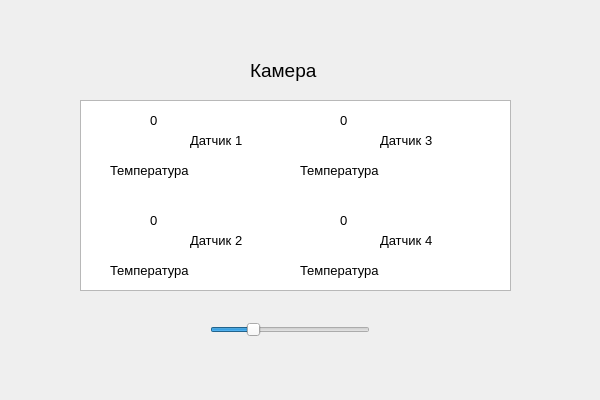
<?xml version="1.0" encoding="UTF-8"?>
<ui version="4.0">
 <class>MainWindow</class>
 <widget class="QMainWindow" name="MainWindow">
  <property name="geometry">
   <rect>
    <x>0</x>
    <y>0</y>
    <width>600</width>
    <height>400</height>
   </rect>
  </property>
  <property name="minimumSize">
   <size>
    <width>600</width>
    <height>400</height>
   </size>
  </property>
  <property name="maximumSize">
   <size>
    <width>600</width>
    <height>400</height>
   </size>
  </property>
  <property name="windowTitle">
   <string>ВК-150</string>
  </property>
  <widget class="QWidget" name="centralwidget">
   <widget class="QGraphicsView" name="graphicsView">
    <property name="geometry">
     <rect>
      <x>80</x>
      <y>100</y>
      <width>431</width>
      <height>191</height>
     </rect>
    </property>
    <property name="font">
     <font>
      <pointsize>10</pointsize>
     </font>
    </property>
    <property name="styleSheet">
     <string notr="true">border-image: url(:/newPrefix/Oval.png);</string>
    </property>
   </widget>
   <widget class="QLabel" name="label">
    <property name="geometry">
     <rect>
      <x>250</x>
      <y>50</y>
      <width>111</width>
      <height>41</height>
     </rect>
    </property>
    <property name="font">
     <font>
      <pointsize>14</pointsize>
     </font>
    </property>
    <property name="text">
     <string>Камера</string>
    </property>
   </widget>
   <widget class="QSlider" name="horizontalSlider">
    <property name="geometry">
     <rect>
      <x>210</x>
      <y>320</y>
      <width>160</width>
      <height>19</height>
     </rect>
    </property>
    <property name="minimum">
     <number>-50</number>
    </property>
    <property name="maximum">
     <number>150</number>
    </property>
    <property name="orientation">
     <enum>Qt::Horizontal</enum>
    </property>
   </widget>
   <widget class="QLabel" name="label_3">
    <property name="geometry">
     <rect>
      <x>190</x>
      <y>130</y>
      <width>80</width>
      <height>21</height>
     </rect>
    </property>
    <property name="font">
     <font>
      <pointsize>10</pointsize>
     </font>
    </property>
    <property name="text">
     <string>Датчик 1</string>
    </property>
   </widget>
   <widget class="QLabel" name="label_4">
    <property name="geometry">
     <rect>
      <x>190</x>
      <y>230</y>
      <width>80</width>
      <height>21</height>
     </rect>
    </property>
    <property name="font">
     <font>
      <pointsize>10</pointsize>
     </font>
    </property>
    <property name="text">
     <string>Датчик 2</string>
    </property>
   </widget>
   <widget class="QLabel" name="label_5">
    <property name="geometry">
     <rect>
      <x>380</x>
      <y>130</y>
      <width>80</width>
      <height>21</height>
     </rect>
    </property>
    <property name="font">
     <font>
      <pointsize>10</pointsize>
     </font>
    </property>
    <property name="text">
     <string>Датчик 3</string>
    </property>
   </widget>
   <widget class="QLabel" name="label_6">
    <property name="geometry">
     <rect>
      <x>380</x>
      <y>230</y>
      <width>80</width>
      <height>21</height>
     </rect>
    </property>
    <property name="font">
     <font>
      <pointsize>10</pointsize>
     </font>
    </property>
    <property name="text">
     <string>Датчик 4</string>
    </property>
   </widget>
   <widget class="QLabel" name="label_7">
    <property name="geometry">
     <rect>
      <x>340</x>
      <y>110</y>
      <width>61</width>
      <height>21</height>
     </rect>
    </property>
    <property name="font">
     <font>
      <pointsize>10</pointsize>
     </font>
    </property>
    <property name="text">
     <string>0</string>
    </property>
   </widget>
   <widget class="QLabel" name="label_8">
    <property name="geometry">
     <rect>
      <x>150</x>
      <y>110</y>
      <width>61</width>
      <height>21</height>
     </rect>
    </property>
    <property name="font">
     <font>
      <pointsize>10</pointsize>
     </font>
    </property>
    <property name="text">
     <string>0</string>
    </property>
   </widget>
   <widget class="QLabel" name="label_9">
    <property name="geometry">
     <rect>
      <x>340</x>
      <y>210</y>
      <width>61</width>
      <height>21</height>
     </rect>
    </property>
    <property name="font">
     <font>
      <pointsize>10</pointsize>
     </font>
    </property>
    <property name="text">
     <string>0</string>
    </property>
   </widget>
   <widget class="QLabel" name="label_10">
    <property name="geometry">
     <rect>
      <x>150</x>
      <y>210</y>
      <width>61</width>
      <height>21</height>
     </rect>
    </property>
    <property name="font">
     <font>
      <pointsize>10</pointsize>
     </font>
    </property>
    <property name="text">
     <string>0</string>
    </property>
   </widget>
   <widget class="QLabel" name="label_11">
    <property name="geometry">
     <rect>
      <x>110</x>
      <y>260</y>
      <width>110</width>
      <height>21</height>
     </rect>
    </property>
    <property name="font">
     <font>
      <pointsize>10</pointsize>
     </font>
    </property>
    <property name="text">
     <string>Температура</string>
    </property>
   </widget>
   <widget class="QLabel" name="label_12">
    <property name="geometry">
     <rect>
      <x>110</x>
      <y>160</y>
      <width>110</width>
      <height>21</height>
     </rect>
    </property>
    <property name="font">
     <font>
      <pointsize>10</pointsize>
     </font>
    </property>
    <property name="text">
     <string>Температура</string>
    </property>
   </widget>
   <widget class="QLabel" name="label_13">
    <property name="geometry">
     <rect>
      <x>300</x>
      <y>260</y>
      <width>110</width>
      <height>21</height>
     </rect>
    </property>
    <property name="font">
     <font>
      <pointsize>10</pointsize>
     </font>
    </property>
    <property name="text">
     <string>Температура</string>
    </property>
   </widget>
   <widget class="QLabel" name="label_14">
    <property name="geometry">
     <rect>
      <x>300</x>
      <y>160</y>
      <width>110</width>
      <height>21</height>
     </rect>
    </property>
    <property name="font">
     <font>
      <pointsize>10</pointsize>
     </font>
    </property>
    <property name="text">
     <string>Температура</string>
    </property>
   </widget>
  </widget>
 </widget>
 <resources>
  <include location="../../PY_projects/VK150/Res.qrc"/>
 </resources>
 <connections>
  <connection>
   <sender>horizontalSlider</sender>
   <signal>valueChanged(int)</signal>
   <receiver>label_10</receiver>
   <slot>setNum(int)</slot>
   <hints>
    <hint type="sourcelabel">
     <x>297</x>
     <y>341</y>
    </hint>
    <hint type="destinationlabel">
     <x>116</x>
     <y>231</y>
    </hint>
   </hints>
  </connection>
  <connection>
   <sender>horizontalSlider</sender>
   <signal>valueChanged(int)</signal>
   <receiver>label_7</receiver>
   <slot>setNum(int)</slot>
   <hints>
    <hint type="sourcelabel">
     <x>314</x>
     <y>339</y>
    </hint>
    <hint type="destinationlabel">
     <x>299</x>
     <y>128</y>
    </hint>
   </hints>
  </connection>
  <connection>
   <sender>horizontalSlider</sender>
   <signal>valueChanged(int)</signal>
   <receiver>label_9</receiver>
   <slot>setNum(int)</slot>
   <hints>
    <hint type="sourcelabel">
     <x>321</x>
     <y>341</y>
    </hint>
    <hint type="destinationlabel">
     <x>323</x>
     <y>232</y>
    </hint>
   </hints>
  </connection>
  <connection>
   <sender>horizontalSlider</sender>
   <signal>valueChanged(int)</signal>
   <receiver>label_8</receiver>
   <slot>setNum(int)</slot>
   <hints>
    <hint type="sourcelabel">
     <x>284</x>
     <y>340</y>
    </hint>
    <hint type="destinationlabel">
     <x>131</x>
     <y>132</y>
    </hint>
   </hints>
  </connection>
 </connections>
</ui>
